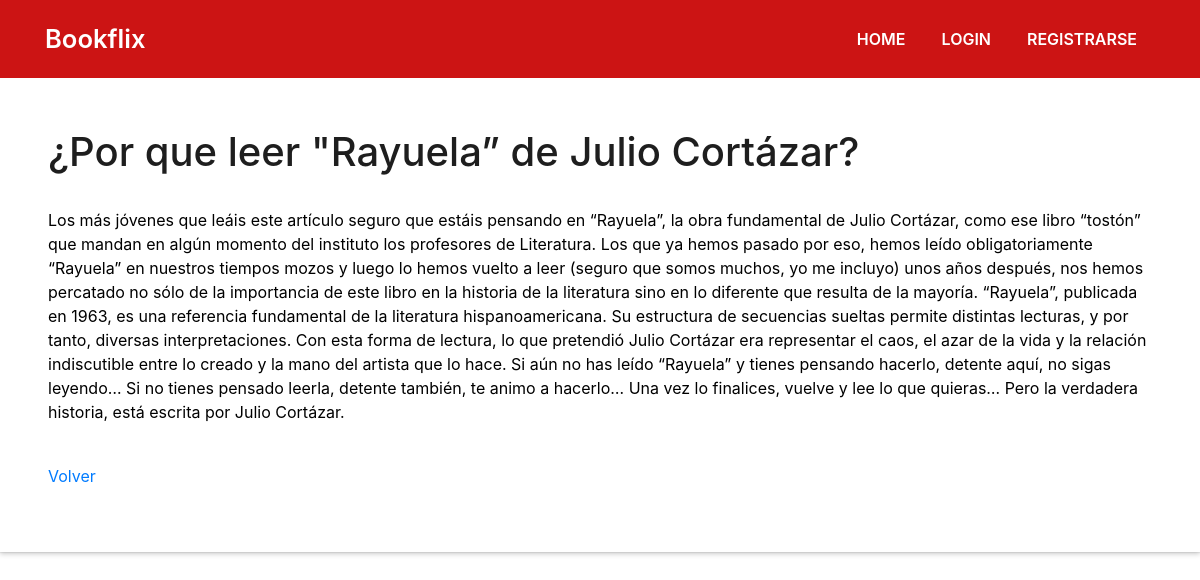
/news/6, run on the app's committed database.
### gestion_noticia/models.py (models this page shows, shortened)
class Noticia(models.Model):
	titulo = models.CharField(max_length=50)
	cuerpo = models.TextField(blank=True)
	fecha_de_creacion = models.DateField()

### gestion_noticia/views.py (the view)
# urls.py: path('news/<newsId>', news_especifica),
def news_especifica(request,newsId):
	n=Noticia.objects.get(id=newsId)
	contexto={"noticia":n}
	return render(request, "newsEspecifica.html",contexto)

### templates/newsEspecifica.html (shortened to what this page needs)
{% extends "padre.html" %}
{% load static %}
{% block content %}
<body id="page-top">
	<section id="perfil" class="about-mf sect-pt4 route">
		<div class="box-shadow-full">
			<div class="row">
				<div class="col-sm-12">
					<h1>{{noticia.titulo}}</h1>
					<br />
					<p>{{noticia.cuerpo}}</p>
					<br />
					<a href="/news">Volver</a>
	</section>
	{% endblock %}

### static/css/style.css (style rules this page uses)
h1, h2, h3, h4, h5, h6 { color: #1e1e1e; }
a { color: #1e1e1e; transition: all 0.5s ease-in-out; }
.sect-pt4 { padding-top: 4rem; }
.box-shadow-full { padding: 3rem 1.25rem; position: relative; background-color: #fff; margin-bottom: 3rem; z-index: 2; box-shadow: 0 1px 1px 0 rgba(0, 0, 0, 0.06), 0 2px 5px 0 rgba(0, 0, 0, 0.2); }
.about-mf .box-shadow-full { padding-top: 4rem; padding-bottom: 4rem; }
@media (min-width: 768px) { .box-shadow-full { padding: 3rem; } }

### templates/padre.html (style rules this page uses)
body { color: white; }
p { color: black; }

### data on the page
Noticia: titulo "¿Por que leer \"Rayuela” de Julio Cortázar?", cuerpo "Los más jóvenes que leáis este artículo seguro que estáis pensando en “Rayuela”, la obra fundamental de Julio Cortázar, como ese libro “tostón” que mandan en algún momento del instituto los profesores de Literatura. Los que ya hemos pasado por eso, hemos leído obligatoriamente “Rayuela” en nuestros tiempos mozos y luego lo hemos vuelto a leer (seguro que somos muchos, yo me incluyo) unos años después, nos hemos percatado no sólo de la importancia de este libro en la historia de la literatura sino en lo diferente que resulta de la mayoría. “Rayuela”, publicada en 1963, es una referencia fundamental de la literatura hispanoamericana. Su estructura de secuencias sueltas permite distintas…"
